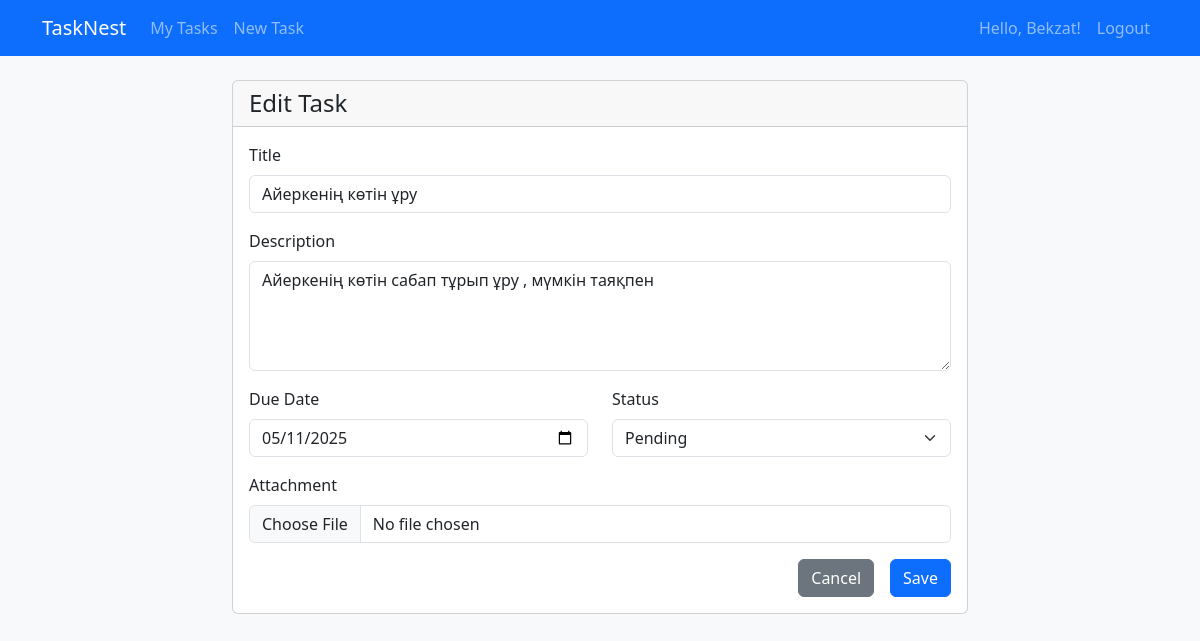
/task/4 (signed in), run on the app's committed database.
### app/models.py (models this page shows, shortened)
class User(UserMixin, db.Model):
    id = db.Column(db.Integer, primary_key=True)
    username = db.Column(db.String(64), index=True, unique=True)
    email = db.Column(db.String(120), index=True, unique=True)
    password_hash = db.Column(db.String(128))
    tasks = db.relationship('Task', backref='author', lazy='dynamic')
    remember_me = db.Column(db.Boolean, default=False)

class Task(db.Model):
    id = db.Column(db.Integer, primary_key=True)
    title = db.Column(db.String(100), nullable=False)
    description = db.Column(db.Text)
    due_date = db.Column(db.DateTime)
    status = db.Column(db.String(20), default='pending')
    file_path = db.Column(db.String(200))
    timestamp = db.Column(db.DateTime, index=True, default=datetime.utcnow)
    user_id = db.Column(db.Integer, db.ForeignKey('user.id'))

### app/routes/tasks.py (the view)
@tasks_bp.route('/task/<int:task_id>', methods=['GET', 'POST'])
@login_required
def edit_task(task_id):
    task = Task.query.get_or_404(task_id)
    if task.author != current_user:
        abort(403)
    form = TaskForm()
    if form.validate_on_submit():
        task.title = form.title.data
        task.description = form.description.data
        task.due_date = form.due_date.data
        task.status = form.status.data
        if form.attachment.data:
            file = form.attachment.data
            if file and allowed_file(file.filename):
                if task.file_path:
                    old_file = os.path.join(current_app.config['UPLOAD_FOLDER'], task.file_path)
                    if os.path.exists(old_file):
                        os.remove(old_file)
                filename = secure_filename(file.filename)
                upload_folder = current_app.config['UPLOAD_FOLDER']
                os.makedirs(upload_folder, exist_ok=True)
                file_path = os.path.join(upload_folder, filename)
                file.save(file_path)
                task.file_path = filename
        db.session.commit()
        flash('Your task has been updated!')
        return redirect(url_for('tasks.tasks'))
    elif request.method == 'GET':
        form.title.data = task.title
        form.description.data = task.description
        form.due_date.data = task.due_date
        form.status.data = task.status
    return render_template('task_form.html', title='Edit Task', form=form)

### app/forms.py
class TaskForm(FlaskForm):
    title = StringField('Title', validators=[DataRequired(), Length(max=100)])
    description = TextAreaField('Description')
    due_date = DateField('Due Date', format='%Y-%m-%d')
    status = SelectField('Status', choices=[('pending', 'Pending'), ('completed', 'Completed')])
    attachment = FileField('Attachment')
    submit = SubmitField('Save')

### app/models.py (called while the page is built)
@login_manager.user_loader
def load_user(id):
    return User.query.get(int(id))

### app/templates/task_form.html (shortened to what this page needs)
{% extends "base.html" %}
{% block content %}
<div class="row justify-content-center">
    <div class="col-md-8">
        <div class="card">
            <div class="card-header">
                <h4 class="mb-0">{{ title }}</h4>
            </div>
            <div class="card-body">
                <form method="post" enctype="multipart/form-data" novalidate>
                    <div class="mb-3">
                        {{ form.title.label(class="form-label") }}
                        {{ form.title(class="form-control") }}
                    </div>
                    <div class="mb-3">
                        {{ form.description.label(class="form-label") }}
                        {{ form.description(class="form-control", rows=4) }}
                    </div>
                    <div class="row mb-3">
                        <div class="col-md-6">
                            {{ form.due_date.label(class="form-label") }}
                            {{ form.due_date(class="form-control") }}
                        </div>
                        <div class="col-md-6">
                            {{ form.status.label(class="form-label") }}
                            {{ form.status(class="form-select") }}
                        </div>
                    </div>
                    <div class="mb-3">
                        {{ form.attachment.label(class="form-label") }}
                        {{ form.attachment(class="form-control") }}
                    </div>
                    <div class="d-grid gap-2 d-md-flex justify-content-md-end">
                        <a href="{{ url_for('tasks.tasks') }}" class="btn btn-secondary me-md-2">Cancel</a>
                        {{ form.submit(class="btn btn-primary") }}
                    </div>
                </form>
            </div>
        </div>
    </div>
</div>
{% endblock %}

### app/templates/base.html (shortened to what this page needs)
<!DOCTYPE html>
<html lang="en">
<head>
    <link href="https://cdn.jsdelivr.net/npm/bootstrap@5.3.0/dist/css/bootstrap.min.css" rel="stylesheet">
    <link rel="stylesheet" href="https://cdn.jsdelivr.net/npm/bootstrap-icons@1.10.0/font/bootstrap-icons.css">
</head>
<body>
    <nav class="navbar navbar-expand-lg navbar-dark bg-primary fixed-top">
        <div class="container">
            <a class="navbar-brand" href="{{ url_for('main.index') }}">TaskNest</a>
            <div class="collapse navbar-collapse" id="navbarNav">
                <ul class="navbar-nav me-auto">
                    {% if current_user.is_authenticated %}
                        <li class="nav-item">
                            <a class="nav-link" href="{{ url_for('tasks.tasks') }}">My Tasks</a>
                        </li>
                        <li class="nav-item">
                            <a class="nav-link" href="{{ url_for('tasks.new_task') }}">New Task</a>
                        </li>
                    {% endif %}
                </ul>
                <ul class="navbar-nav">
                    {% if current_user.is_authenticated %}
                        <li class="nav-item">
                            <span class="nav-link">Hello, {{ current_user.username }}!</span>
                        </li>
                        <li class="nav-item">
                            <a class="nav-link" href="{{ url_for('auth.logout') }}">Logout</a>
                        </li>
                    {% endif %}
                </ul>
            </div>
        </div>
    </nav>
    <div class="container mt-4">
        {% block content %}{% endblock %}
    </div>
</body>
</html>

### app/templates/base.html (style rules this page uses)
body { padding-top: 56px; background-color: #f8f9fa; }

### data on the page
User: username "Bekzat"
Task: title "Айеркенің көтін ұру", description "Айеркенің көтін сабап тұрып ұру , мүмкін таяқпен", due_date "05/11/2025", status "Pending"

### other printed values
{{ title }} "Edit Task"
